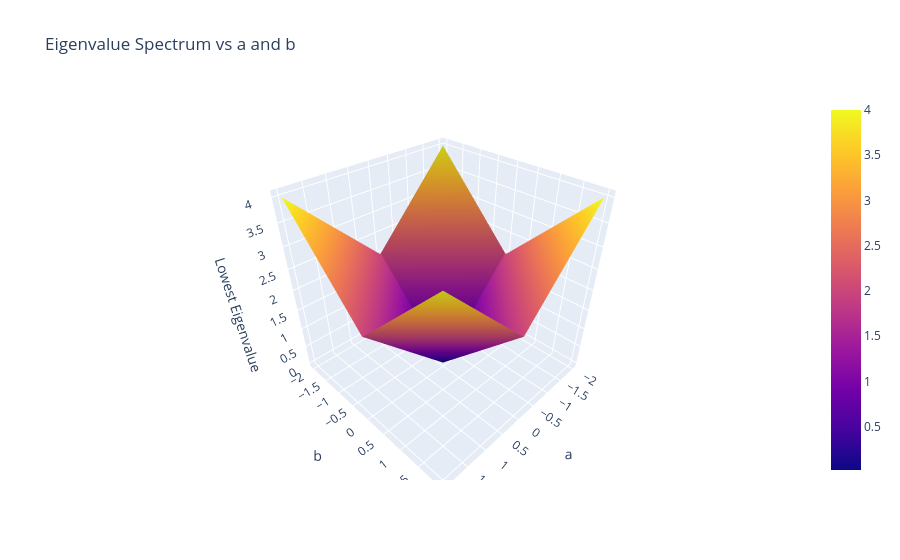

Here is the notebook cell this chart was saved with:
### Markdown cell above
# Task 3 d

### Code cell
def H4(a, b):
    """Construct H4 = a σx(1) + b σz(2)"""
    return a * np.kron(sigma_x, I) + b * np.kron(I, sigma_z)

# Example: vary a from -2 to 2, with b = 1
a_values = np.linspace(-2, 2, 200)
b_values = np.linspace(-2, 2, 200)

eigvals_list = []
for a in a_values:
    for b in b_values:
        H = H4(a, b)
        eigvals = min(np.linalg.eigvals(H))
        eigvals_list.append(abs(eigvals))
eigvals_array = np.array(eigvals_list)

# %%
# Plot eigenvalues vs a and b as 3d surface using plotly
import plotly.graph_objects as go
X = a_values
Y = b_values
Z = eigvals_array.reshape((len(a_values), len(b_values)))
fig = go.Figure(data=[go.Surface(z=Z, x=X, y=Y)])
fig.update_layout(title='Eigenvalue Spectrum vs a and b',
                  scene=dict(
                      xaxis_title='a',
                      yaxis_title='b',
                      zaxis_title='Lowest Eigenvalue'),
                  autosize=True)
fig.show()

### Figure 1 — Plotly figure (JSON) as saved in the notebook; plotly's stock layout.template omitted (floating-point values rounded to 4 significant figures; data arrays with more than 128 entries replaced by an {"elided": "..."} marker saying what was removed)
{"data": [{"type": "surface", "x": {"elided": "200 float values"}, "y": {"elided": "200 float values"}, "z": {"elided": "200x200 float values"}}], "layout": {"autosize": true, "scene": {"xaxis": {"title": {"text": "a"}}, "yaxis": {"title": {"text": "b"}}, "zaxis": {"title": {"text": "Lowest Eigenvalue"}}}, "title": {"text": "Eigenvalue Spectrum vs a and b"}}}
